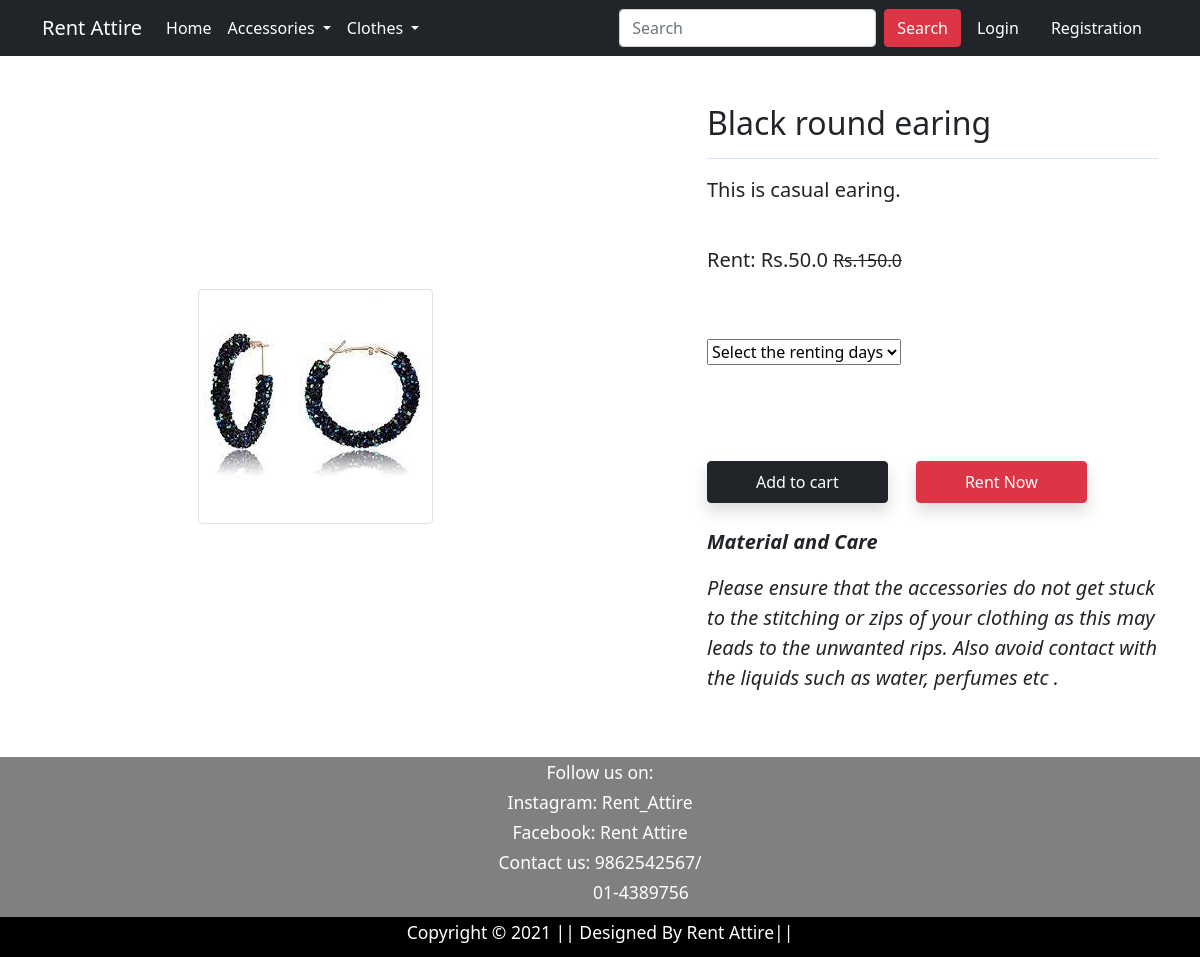
Screenshot of /product-detail/1 with the database file from the repository.
### app/models.py (models this page shows, shortened)
class Product(models.Model):
    title = models.CharField(max_length=100)
    renting_price = models.FloatField()
    discounted_price = models.FloatField()
    description = models.TextField()
    category = models.CharField(choices = CATEGORY_CHOICES, max_length=2)
    materialandcare = models.TextField(null=True)
    product_image = models.ImageField(upload_to='producting')

### app/views.py (the view)
# urls.py: path('product-detail/<int:pk>', views. ProductDetailView.as_view(), name='product-detail'),
class ProductDetailView (DetailView, FormView):
     def get(self, request, pk):
         totalitem = 0
         product = Product.objects.get(pk=pk)
         item_already_in_cart= False
         if request.user.is_authenticated:
          totalitem = len(Cart.objects.filter(user=request.user))
          item_already_in_cart= Cart.objects.filter(Q(product=product.id) & Q(user= request.user)).exists()
         return render(request, 'app/productdetail.html',{'product':product, 'item_already_in_cart':item_already_in_cart, 'totalitem':totalitem})

### app/templates/app/productdetail.html (shortened to what this page needs)
{% extends 'app/base.html' %}
{% load static %}
{% block main-content %}
<div class="container my-5">
 <div class="row">
  <div class="col-sm-6 text-center align-self-center">
   <img src="{{product.product_image.url}}" alt="" class="img-fluid img-thumbnail">
  </div>
  <div class="col-sm-5 offset-sm-1">
   <h2>{{product.title}}</h2>
   <hr style="color: cornflowerblue;">
   <p style="font-size: 20px;">{{product.description }}</p> <br>
   <p style="font-size: 20px;">Rent: Rs.{{product.discounted_price}} <small class="fw-light text-decoration-line-through">Rs.{{product.renting_price}}</small>
   </p>
   <br>
   <br>
   <form action="/add-to-cart" method="POST">
<select name= "rent_duration" id="list" onchange="getSelectValue();" required>
  <option value = "" disabled selected = "true">Select the renting days</option>
</select>
</form>
  <br>
  <br>
  <br>
  <br>
{% if not request.user.is_authenticated %}
<form action = "/add-to-cart" class="d-inline">
  <button type="submit" class ="btn btn-dark shadow px-5 py-2">Add to cart</button>
 </form>
{% endif %}
   <a href="{% url 'checkout' %}" class="btn btn-danger shadow px-5 py-2 ms-4">Rent Now</a><br><br>
  <p style="font-size: 20px;"><i><b>Material and Care</b></i></p>
    <p style="font-size: 20px;"><i>{{product.materialandcare}}</i></p>
</div>
  </div>
 </div>
{% endblock main-content %}

### rows the page displays
Product: product_image (picture), title "Black round earing", description "This is casual earing.", discounted_price "50.0", renting_price "150.0", materialandcare "Please ensure that the accessories do not get stuck to the stitching or zips of your clothing as this may leads to the unwanted rips. Also avoid contact with the liquids such as water, perfumes etc ."
